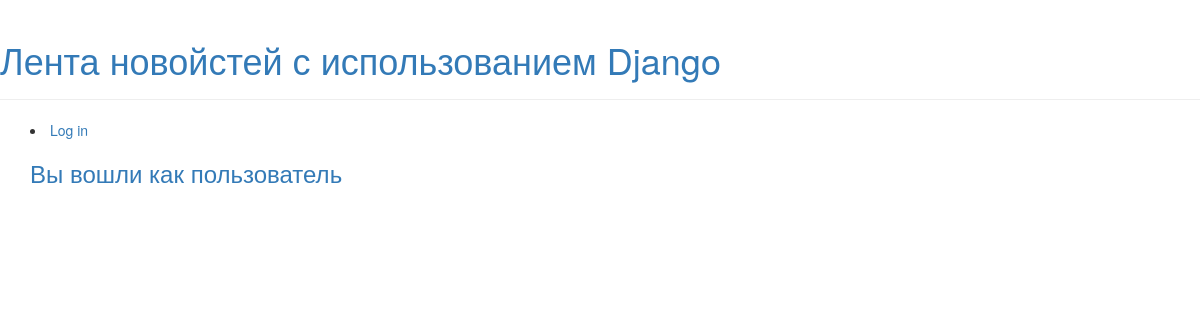
The app's page /, older data.
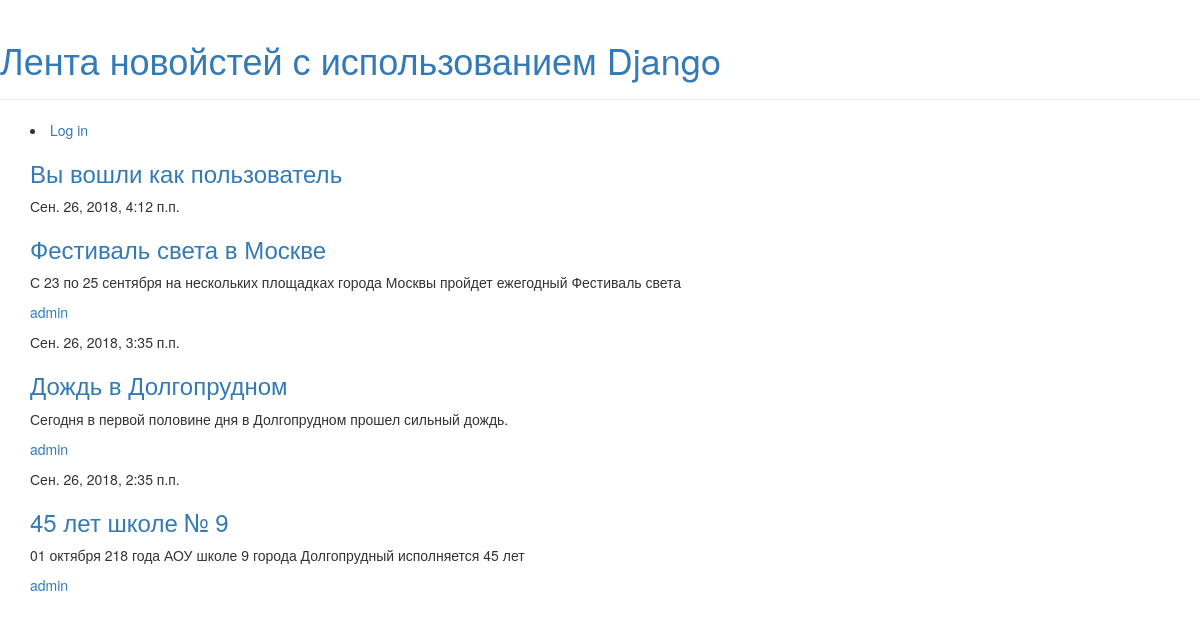
The same page, newer data.
### polls/models.py (models this page shows, shortened)
class Post(models.Model):
    title = models.CharField(max_length=50)
    date = models.DateTimeField(auto_now_add=True)
    published_date = models.DateTimeField(blank=True, null=True)
    text = models.TextField()
    author = models.ForeignKey('auth.User', on_delete=models.CASCADE)
    article_status = models.IntegerField(default=0)      # отметка о прочтении = 1

### polls/views.py (the view)
# urls.py: url(r'^$', views.index, name='index'),
def index(request):
    posts = Post.objects.filter(published_date__lte=timezone.now()).order_by('-published_date')
    username = auth.get_user(request).username
    context = {'posts': posts, 'username' :username}
    return render(request, 'index.html', context)

### polls/templates/index.html (shortened to what this page needs)
{% extends 'base.html' %}
            {% block content %}
            {% if username %}
                <li class="auth_user"><a href="/auth/logout/">Log out ({{ username }})</a></li>
            {% else %}
                <li class="auth_user"><a href="/auth/login/">Log in</a></li>
            {% endif %}
            <p><h3><a href="{% url 'blog' %}">Вы вошли как пользователь {{ username }}</a></h3></p>
            {% for post in posts %}
                    <div class="post">
                        <div class="date">
                            {{ post.published_date }}
                        </div>
                        <h3><a href="{% url 'post_detail' pk=post.pk %}">{{ post.title }}</a></h3>
                        <p>{{ post.text|linebreaksbr }}
                        <p><a href="{% url 'blog_look' pk=post.pk %}">{{ post.author }}</a></p>
                    </div>
                {% endfor %}
            {% endblock %}

Row changes from the older to the newer data that the page shows:
now on this page (row edited): Post: published_date "Сен. 26, 2018, 4:12 п.п.", title "Фестиваль света в Москве", text "С 23 по 25 сентября на нескольких площадках города Москвы пройдет ежегодный Фестиваль света", author "admin"
added Post: published_date "Сен. 26, 2018, 3:35 п.п.", title "Дождь в Долгопрудном", text "Сегодня в первой половине дня в Долгопрудном прошел сильный дождь.", author "admin"
added Post: published_date "Сен. 26, 2018, 2:35 п.п.", title "45 лет школе № 9", text "01 октября 218 года АОУ школе 9 города Долгопрудный исполняется 45 лет", author "admin"
